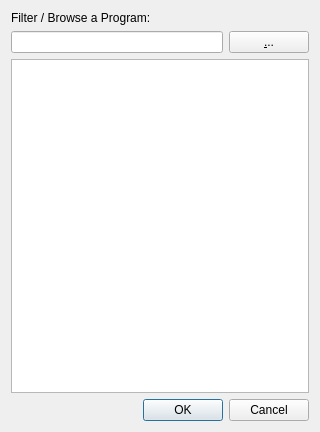
<?xml version="1.0" encoding="UTF-8"?>
<ui version="4.0">
 <class>OpenWithDialog</class>
 <widget class="QDialog" name="OpenWithDialog">
  <property name="geometry">
   <rect>
    <x>0</x>
    <y>0</y>
    <width>320</width>
    <height>432</height>
   </rect>
  </property>
  <property name="windowTitle">
   <string>Dialog</string>
  </property>
  <layout class="QVBoxLayout" name="verticalLayout">
   <item>
    <widget class="QLabel" name="lblFilterBrowse">
     <property name="text">
      <string>Filter / Browse a Program:</string>
     </property>
    </widget>
   </item>
   <item>
    <layout class="QHBoxLayout" name="horizontalLayout">
     <item>
      <widget class="QLineEdit" name="leFilterBrowse"/>
     </item>
     <item>
      <widget class="QPushButton" name="btnBrowse">
       <property name="text">
        <string>&amp;...</string>
       </property>
      </widget>
     </item>
    </layout>
   </item>
   <item>
    <widget class="QListWidget" name="lwProgs">
     <property name="contextMenuPolicy">
      <enum>Qt::CustomContextMenu</enum>
     </property>
    </widget>
   </item>
   <item>
    <widget class="QDialogButtonBox" name="buttonBox">
     <property name="orientation">
      <enum>Qt::Horizontal</enum>
     </property>
     <property name="standardButtons">
      <set>QDialogButtonBox::Cancel|QDialogButtonBox::Ok</set>
     </property>
    </widget>
   </item>
  </layout>
 </widget>
 <resources/>
 <connections>
  <connection>
   <sender>buttonBox</sender>
   <signal>accepted()</signal>
   <receiver>OpenWithDialog</receiver>
   <slot>accept()</slot>
   <hints>
    <hint type="sourcelabel">
     <x>248</x>
     <y>254</y>
    </hint>
    <hint type="destinationlabel">
     <x>157</x>
     <y>274</y>
    </hint>
   </hints>
  </connection>
  <connection>
   <sender>buttonBox</sender>
   <signal>rejected()</signal>
   <receiver>OpenWithDialog</receiver>
   <slot>reject()</slot>
   <hints>
    <hint type="sourcelabel">
     <x>316</x>
     <y>260</y>
    </hint>
    <hint type="destinationlabel">
     <x>286</x>
     <y>274</y>
    </hint>
   </hints>
  </connection>
 </connections>
</ui>
